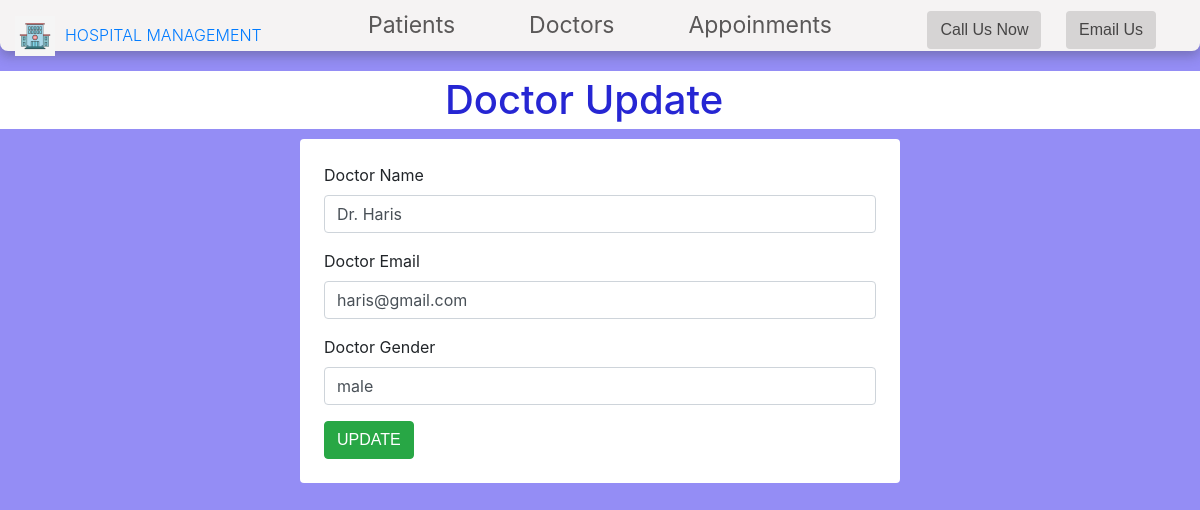
/doctor/update_doctor.php?id=1, run on the app's committed database.
### tables this page shows
CREATE TABLE `doctor` (
  `id` int(100) NOT NULL,
  `name` varchar(255) NOT NULL,
  `email` varchar(255) NOT NULL,
  `gender` varchar(255) NOT NULL
);

### doctor/update_doctor.php (the view, shortened to what this page needs)
<!DOCTYPE html>
<html lang="en">
  <head>
  <link rel="stylesheet" href="../dashboard.html" />
  <link rel="stylesheet" href="../navbar.css" />
  <link rel="stylesheet" href="https://cdn.jsdelivr.net/npm/bootstrap@4.0.0/dist/css/bootstrap.min.css">
    <link rel="stylesheet" href="../css/doctor.css" />
  </head>
  <body>
   <div class="back">
      <header class="header">
        <div class="left">
          <img src="../Images/HMS logo.jpg" alt="" />
                          <div>
                  <a href="../dashboard.php">
                    HOSPITAL MANAGEMENT
                  </a>
                </div>
        </div>
               <div class="mid"   style="padding-top:0px">
          <ul class="navbar">
            <li><a href="../patient/patient.php"a>Patients</a></li>
            <li><a href="./doctor.php">Doctors</a></li>
                    <li> <a href="../appoinment/appoinment.php">Appoinments</a></li>
          </ul>
        </div>
                 <div class="right"  style="padding-top:10px">
          <button class="btn">Call Us Now</button>
          <button class="btn">Email Us</button>
        </div>
      </header>
    </div>
    <div class="doctor">
        <h1 class="doctor doct m-auto w-50 " style="padding: 5px 130px">Doctor Update</h1>
    </div>
    <?php include("../db/dbconn.php") ?>
    <?php
    if(isset($_GET['id'])){
        $id = $_GET['id'];
        $query = "select * from doctor where id = $id";
        $result = mysqli_query($conn, $query);
        if (!$result) {
        echo "No docotr found" . mysqli_error($conn);
        }
        else{
        $row = mysqli_fetch_array($result);
    ?>
    <div class="m-auto  w-50 ">
        <div class="mb-5  bg-white p-4 rounded">
        <form action="update_doctor.php?id=<?php echo $id; ?>" method="post">
                <div class="mb-3">
                <label for="inputDoctorName" class="form-label">Doctor Name</label>
                <input type="text" name="d_name" value="<?php echo $row['name']; ?>" class="form-control" placeholder="Enter Doctor name" id="inputDoctorName">
            </div>
            <div class="mb-3">
                <label for="inputDoctorEmail" class="form-label">Doctor Email</label>
                <input type="text" name="d_email" value="<?php echo $row['email']; ?>" class="form-control" placeholder="Enter Doctor email" id="inputDoctorEmail">
            </div>
            <div class="mb-3">
                <label for="inputDoctorGender" class="form-label">Doctor Gender</label>
                <input type="text" name="d_gender" value="<?php echo $row['gender']; ?>" class="form-control" placeholder="Enter Doctor gender" id="inputDoctorGender">
            </div>
            <input type="submit" name="update_doctor" value="UPDATE" class="btn btn-success" style="margin:0px">
        </form>
    </div>
</div>
    <?php
        }
    }
    else{
        echo "No student ID specified";
    }
    ?>
  </body>
</html>

### navbar.css (style rules this page uses)
* { padding: 0px; margin: 0px; box-sizing: border-box; }
.back { background-color: rgb(245, 243, 243); width: 100%; height: px; margin-top: -20px; border-bottom-left-radius: 8px; border-bottom-right-radius: 8px; box-shadow: 0 5px 12px rgba(46, 46, 46, 0.3); }
.left { position: absolute; left: 15px; top: 36px; display: inline-block; line-height: 8px; font-size: 24px; }
.left img { width: 40px; height: 40px; margin-top: -20px; }
.left div { text-align: center; margin-left: 50px; margin-top: -25px; color: rgb(90, 88, 88); font-size: 16px; font-weight: 350; }
.mid { display: block; width: 43%; margin: 20px auto; }
.right { position: absolute; right: 34px; top: 26px; display: inline-block; }
.navbar { display: inline-block; margin-top: 10px; }
.navbar li { display: inline-block; font-size: 23px; }
.navbar li a { text-decoration: none; padding: 35px 10px; color: rgb(90, 88, 88); }
.btn { font-family: "Signika Negative", sans-serif; margin: 0px 10px; margin-top: -40px; color: rgb(70, 69, 69); background-color: rgb(214, 212, 212); padding: 4px 14px; border: 1px solid rgb(70, 69, 69); border-radius: 10px; font-size: 17px; cursor: pointer; }

### css/doctor.css (style rules this page uses)
* { margin: 0; padding: 0; box-sizing: border-box; }
body { width: 100%; background-color: rgb(148, 141, 245); }
.doct { padding: 5px 120px; }
.doctor { width: 100%; margin: 10px auto; background-color: white; color: rgb(38, 38, 211); display: flex; justify-content: space-between; align-items: center; padding: 0px 30px; }

### data on the page
doctor: d_name "Dr. Haris", d_email "haris@gmail.com", d_gender "male"
